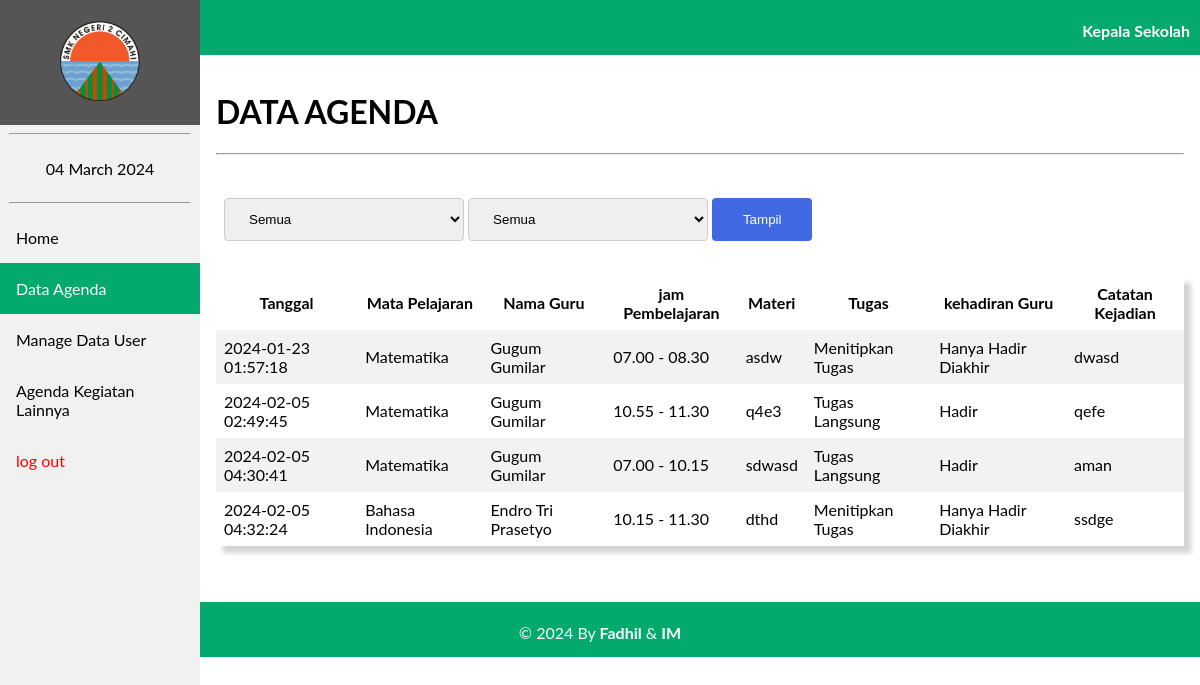
Page /agenda/report_guru.php (signed in) on the committed database.
### tables this page shows
CREATE TABLE `tb_agenda` (
  `id_agenda` int(11) NOT NULL,
  `tgl` timestamp NOT NULL DEFAULT current_timestamp() ON UPDATE current_timestamp(),
  `jam_masuk` varchar(50) NOT NULL,
  `jam_selesai` varchar(50) NOT NULL,
  `nip` varchar(18) NOT NULL,
  `id_kelas` varchar(6) NOT NULL,
  `id_mapel` varchar(6) NOT NULL,
  `tugas` enum('Tugas Langsung','Menitipkan Tugas','Tidak Ada Tugas') NOT NULL,
  `materi` varchar(200) NOT NULL,
  `evaluasi` varchar(200) NOT NULL,
  `kehadiran` enum('Hadir','Tidak Hadir','Hanya Hadir Diakhir','Hanya Hadir Diawal') NOT NULL,
  `verifikasi` varchar(50) NOT NULL,
  `comment` text NOT NULL
);

CREATE TABLE `tb_mapel` (
  `id_mapel` varchar(6) NOT NULL,
  `nama_mapel` varchar(70) NOT NULL
);

CREATE TABLE `tb_guru` (
  `nip` varchar(18) NOT NULL,
  `id_mapel` varchar(6) NOT NULL,
  `nama_guru` varchar(100) NOT NULL
);

### agenda/report_guru.php (the view, shortened to what this page needs)
<?php
    include 'koneksi.php';
    if(isset($_POST['submit'])){
        $tgl = $_POST['tampil'];
        $hadir = $_POST['tampil1'];
        if($tgl == "Semua" && $hadir == "Semua1"){
            $sql = "SELECT tb_agenda.id_agenda, tb_mapel.nama_mapel, tb_agenda.materi, tb_agenda.tugas, tb_guru.nama_guru, tb_agenda.kehadiran,
                    tb_agenda.tgl, tb_agenda.evaluasi, tb_agenda.verifikasi, tb_agenda.jam_masuk, tb_agenda.jam_selesai FROM tb_agenda INNER JOIN tb_mapel ON tb_agenda.id_mapel = tb_mapel.id_mapel
                    INNER JOIN tb_guru ON tb_agenda.nip = tb_guru.nip";
            $level = mysqli_query($Conn, $sql);
        }elseif($tgl == "Semua"){
            $sql = "SELECT tb_agenda.id_agenda, tb_mapel.nama_mapel, tb_agenda.materi, tb_agenda.tugas, tb_guru.nama_guru, tb_agenda.kehadiran,
                    tb_agenda.tgl, tb_agenda.evaluasi, tb_agenda.verifikasi, tb_agenda.jam_masuk, tb_agenda.jam_selesai FROM tb_agenda INNER JOIN tb_mapel ON tb_agenda.id_mapel = tb_mapel.id_mapel
                    INNER JOIN tb_guru ON tb_agenda.nip = tb_guru.nip WHERE tb_agenda.kehadiran = '$hadir'";
            $level = mysqli_query($Conn, $sql);
        }elseif($hadir == "Semua1"){
            $sql = "SELECT tb_agenda.id_agenda, tb_mapel.nama_mapel, tb_agenda.materi, tb_agenda.tugas, tb_guru.nama_guru, tb_agenda.kehadiran,
                    tb_agenda.tgl, tb_agenda.evaluasi, tb_agenda.verifikasi, tb_agenda.jam_masuk, tb_agenda.jam_selesai FROM tb_agenda INNER JOIN tb_mapel ON tb_agenda.id_mapel = tb_mapel.id_mapel
                    INNER JOIN tb_guru ON tb_agenda.nip = tb_guru.nip WHERE tgl BETWEEN '$tgl'";
            $level = mysqli_query($Conn, $sql);
        }else{
            $sql = "SELECT tb_agenda.id_agenda, tb_mapel.nama_mapel, tb_agenda.materi, tb_agenda.tugas, tb_guru.nama_guru, tb_agenda.kehadiran,
                    tb_agenda.tgl, tb_agenda.evaluasi, tb_agenda.verifikasi, tb_agenda.jam_masuk, tb_agenda.jam_selesai FROM tb_agenda INNER JOIN tb_mapel ON tb_agenda.id_mapel = tb_mapel.id_mapel
                    INNER JOIN tb_guru ON tb_agenda.nip = tb_guru.nip WHERE tgl BETWEEN '$tgl' AND tb_agenda.kehadiran = '$hadir'";
            $level = mysqli_query($Conn, $sql);
        }
    }else{
        $sql = "SELECT tb_agenda.id_agenda, tb_mapel.nama_mapel, tb_agenda.materi, tb_agenda.tugas, tb_guru.nama_guru, tb_agenda.kehadiran,
                tb_agenda.tgl, tb_agenda.evaluasi, tb_agenda.verifikasi, tb_agenda.jam_masuk, tb_agenda.jam_selesai FROM tb_agenda INNER JOIN tb_mapel ON tb_agenda.id_mapel = tb_mapel.id_mapel
                INNER JOIN tb_guru ON tb_agenda.nip = tb_guru.nip";
        $level = mysqli_query($Conn, $sql);
    }
?>
<!DOCTYPE html>
<html>
<head>
    <link rel="stylesheet" href="navbar.css">
    <link rel="stylesheet" href="https://cdnjs.cloudflare.com/ajax/libs/font-awesome/4.7.0/css/font-awesome.min.css">
<body>
    <header>
        <div class="sidebar">
            <a href="kepsek_home.php"><center><img src="image/2cmi.PNG" style="width: 80px; padding: 5px;"></center></a>
            <hr  style="width: 90%;">
            <center><a href="#"><?= date("d F Y"); ?></a></center>
            <hr  style="width: 90%;">
            <a href="kepsek_home.php">Home</a>
            <a class="active" href="report_guru.php">Data Agenda</a>
            <a href="data_user_kepsek.php">Manage Data User</a>
            <a href="kegiatan_lainnya_kepsek.php">Agenda Kegiatan Lainnya</a>
            <a style="color: red;"href="logout.php"> log out</button></a>
        </div>
    </header>
    <div class="head" style="display: inline-block;">
    <p style="margin-right: 10px;"><b>Kepala Sekolah</b></p>
    </div>
    <div class="content">
<h1>DATA AGENDA</h1><hr>
<br>
<table>
    <tr>
        <td>
            <form action="report_guru.php" method="POST">
                <select name="tampil">
                    <option value="Semua">Semua</option>
                </select>
                <select name="tampil1">
                    <option value="Semua1">Semua</option>
                </select>
                <input type="submit" name="submit" value="Tampil">
            </form>
        </td>
    </tr>
</table><br>
<center>
<table style="box-shadow: 7px 7px 5px lightgrey;">
        <tr>
            <th>Tanggal</th>
            <th>Mata Pelajaran</th>
            <th>Nama Guru</th>
            <th>jam Pembelajaran</th>
            <th>Materi</th>
            <th>Tugas </th>
            <th>kehadiran Guru</th>
            <th>Catatan Kejadian </th>
        </tr>
    <?php foreach ($level as $row) : ?>
        <tr>
                <td><?= $row["tgl"];?></td>
                <td><?= $row["nama_mapel"];?></td>
                <td><?= $row["nama_guru"];?></td>
                <td><?= $row["jam_masuk"]." - ".$row['jam_selesai'];?></td>
                <td><?= $row["materi"];?></td>
                <td><?= $row["tugas"];?></td>
                <td><?= $row["kehadiran"];?></td>
                <td><?= $row["evaluasi"];?></td>
            </tr>
            <?php endforeach ;
            ?>
</table>
    </center>
</div>
<div class="footer">
        <p>&copy; 2024 By <b>Fadhil</b> & <b>IM</b></p>
    </div>
</body>

### agenda/navbar.css (style rules this page uses)
body { margin: 0; font-family: "Lato", sans-serif; }
.sidebar { margin: 0; padding: 0; width: 200px; background-color: #f1f1f1; position: fixed; height: 100%; overflow-x: hidden; z-index: 1; }
.sidebar a, .dropdown-btn { display: block; color: black; padding: 16px; text-decoration: none; }
.sidebar a.active { background-color: #04AA6D; color: white; }
div.content { margin-left: 200px; padding: 16px; min-height: 515px; }
.head { width: 100%; height: 50px; padding-top: 5px; text-align: right; color: white; background-color: #04AA6D; }
.footer { width: 100%; height: 50px; background-color: #04AA6D; bottom: 0; text-align: center; color: white; padding-top: 5px; }

### agenda/report_guru.php (style rules this page uses)
table { border-collapse: collapse; width: 100%; }
th, td { color: black; padding: 8px; }
th { text-align: center; }
tr:nth-child(even) { background-color: #f2f2f2 }
select { width: 240px; padding: 12px 20px; margin: 8px 0; display: inline-block; border: 1px solid #ccc; border-radius: 4px; box-sizing: border-box; }
input[type=submit] { width: 100px; background-color: RoyalBlue; color: white; padding: 14px 20px; margin: 8px 0; border: none; border-radius: 4px; cursor: pointer; }

### rows in the picture
tb_agenda: tgl "2024-01-23 01:57:18", id_mapel.nama_mapel "Matematika", tb_guru.nama_guru "Gugum Gumilar", jam_masuk "07.00", jam_selesai "08.30", materi "asdw", tugas "Menitipkan Tugas", kehadiran "Hanya Hadir Diakhir", evaluasi "dwasd"
tb_agenda: tgl "2024-02-05 02:49:45", id_mapel.nama_mapel "Matematika", tb_guru.nama_guru "Gugum Gumilar", jam_masuk "10.55", jam_selesai "11.30", materi "q4e3", tugas "Tugas Langsung", kehadiran "Hadir", evaluasi "qefe"
tb_agenda: tgl "2024-02-05 04:30:41", id_mapel.nama_mapel "Matematika", tb_guru.nama_guru "Gugum Gumilar", jam_masuk "07.00", jam_selesai "10.15", materi "sdwasd", tugas "Tugas Langsung", kehadiran "Hadir", evaluasi "aman"
tb_agenda: tgl "2024-02-05 04:32:24", id_mapel.nama_mapel "Bahasa Indonesia", tb_guru.nama_guru "Endro Tri Prasetyo", jam_masuk "10.15", jam_selesai "11.30", materi "dthd", tugas "Menitipkan Tugas", kehadiran "Hanya Hadir Diakhir", evaluasi "ssdge"
